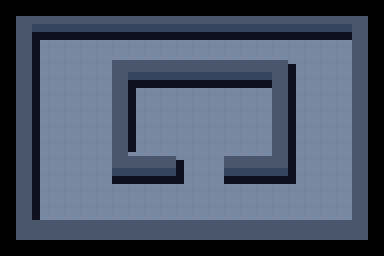

A 2D game scene composited from a Tiled map and its tileset images. What follows is a short description and the map's XML, with each tile layer's data collapsed to a summary:
An orthogonal 24x16 tile map with 16x16 px tiles, 4 tile layers (floor, shadows, walls, overhang), 2 tilesets.

<map version="1.0" orientation="orthogonal" width="24" height="16" tilewidth="16" tileheight="16">
 <properties>
  <property name="name" value="map2" />
 </properties>
 <tileset firstgid="1" name="tiles" tilewidth="16" tileheight="16">
  <image source="tiles.png" width="16" height="64" />
 </tileset>
 <tileset firstgid="5" name="shadows" tilewidth="16" tileheight="16">
  <image source="shadows.png" width="64" height="16" />
 </tileset>
 <layer name="floor" width="24" height="16">
  <data>[384 cells, 308 non-empty, 1 distinct tile ids]</data>
 </layer>
 <layer name="shadows" width="24" height="16">
  <data>[384 cells, 62 non-empty, 4 distinct tile ids]</data>
 </layer>
 <layer name="walls" width="24" height="16">
  <properties>
   <property name="collision" value="2,3" />
  </properties>
  <data>[384 cells, 97 non-empty, 2 distinct tile ids]</data>
 </layer>
 <layer name="overhang" width="24" height="16">
  <data>[384 cells, 39 non-empty, 1 distinct tile ids]</data>
 </layer>
</map>
